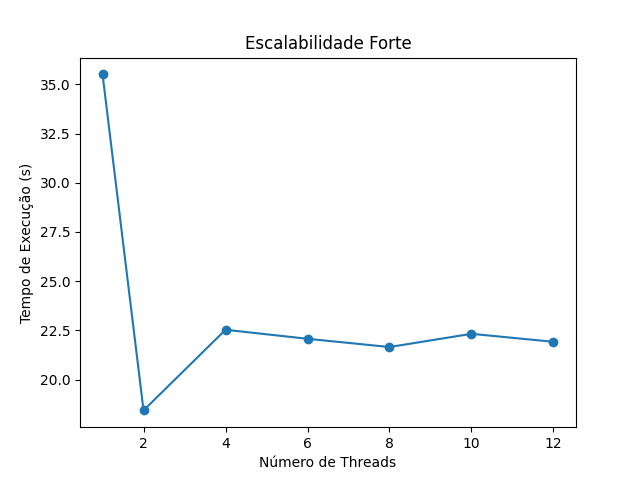

Python code for this plot:
import subprocess
import re
import matplotlib.pyplot as plt

# Define o tamanho do problema (tamanho da matriz)
N = 1000

# Define a lista de números de threads

num_threads_list = [1, 2, 4, 6, 8, 10, 12]

# Armazena o tempo de execução do solver para cada número de threads
time_list = []

for num_threads in num_threads_list:
    # Executa o programa jacobi_parallel com o número de threads definido e captura a saída
    cmd = f"export OMP_NUM_THREADS={num_threads}; ./jacobi_parallel -n {N}"
    output = subprocess.check_output(cmd, shell=True)

    # Extrai o tempo de execução do solver a partir da saída com uma expressão regular
    time_str = re.search('Solver runtime\s+=\s+(\d+\.\d+)',
                         output.decode('utf-8')).group(1)
    time = float(time_str)
    time_list.append(time)

# Plota o tempo de execução do solver em função do número de threads
plt.plot(num_threads_list, time_list, 'o-')
plt.xlabel('Número de Threads')
plt.ylabel('Tempo de Execução (s)')
plt.title('Escalabilidade Forte')
plt.show()
